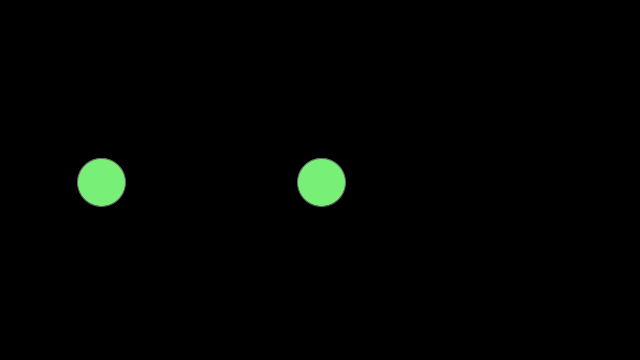
Frame 1 (no input)
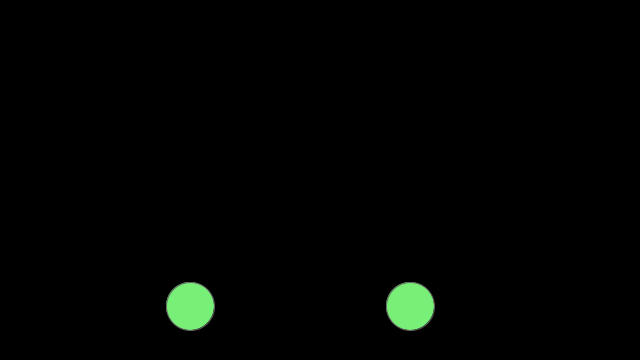
Frame 60 (the mouse pressed at the canvas centre just before this capture)
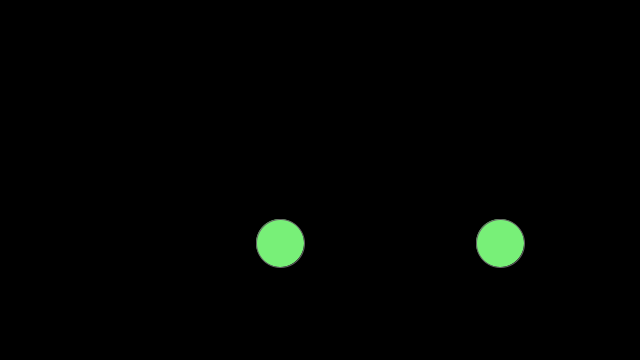
Frame 120 (the mouse held since frame 60 and released just before this capture)

The Processing sketch that drew these frames (run headless with seeded random() and noise(); from frame 60 on, the mouse is pressed at the canvas centre):

// Processing sketch: Lab4_2
// ── Lab4_2.pde
PVector location;  // Location of shape One
PVector velocity;  // Velocity of shape One

PVector locationTwo;  // Location of shape Two
PVector velocityTwo;  // Velocity of shape Two

void setup() {
  size(640,360);
  location = new PVector(320,180);
  velocity = new PVector(1.5,2.1);
  
  locationTwo = new PVector(100,180);
  velocityTwo = new PVector(1.5,2.1);

}

void draw() {
  background(0);
  
 //Adding Velo to location Vector
  location.add(velocity);
  locationTwo.add(velocityTwo);
  
// Edge Hit Detection
if (location.x > width-24 || location.x < 24) 
{
    velocity.x *= -1; // reversing the velo veol in the x
  }
  if (location.y > height-24 || location.y < 24) 
  {
    velocity.y *= -1; // reversing the velo vector in the y
  }

//Ball Two
if (locationTwo.x > width-24 || locationTwo.x < 24) 
{
    velocityTwo.x *= -1; // reversing the velo veol in the x
  }
  if (locationTwo.y > height-24 || locationTwo.y < 24) 
  {
    velocityTwo.y *= -1; // reversing the velo vector in the y
  }
  
  


  // Display circle at location vector
  stroke(100);
  fill(120,240,120);
  ellipse(location.x,location.y,48,48);
  
   //ball to ball collision
 if(dist(location.x,location.y,locationTwo.x,locationTwo.y) < 48)
 {
   
   fill(255,0,0);
   
 }
  ellipse(locationTwo.x,locationTwo.y,48,48);
}
